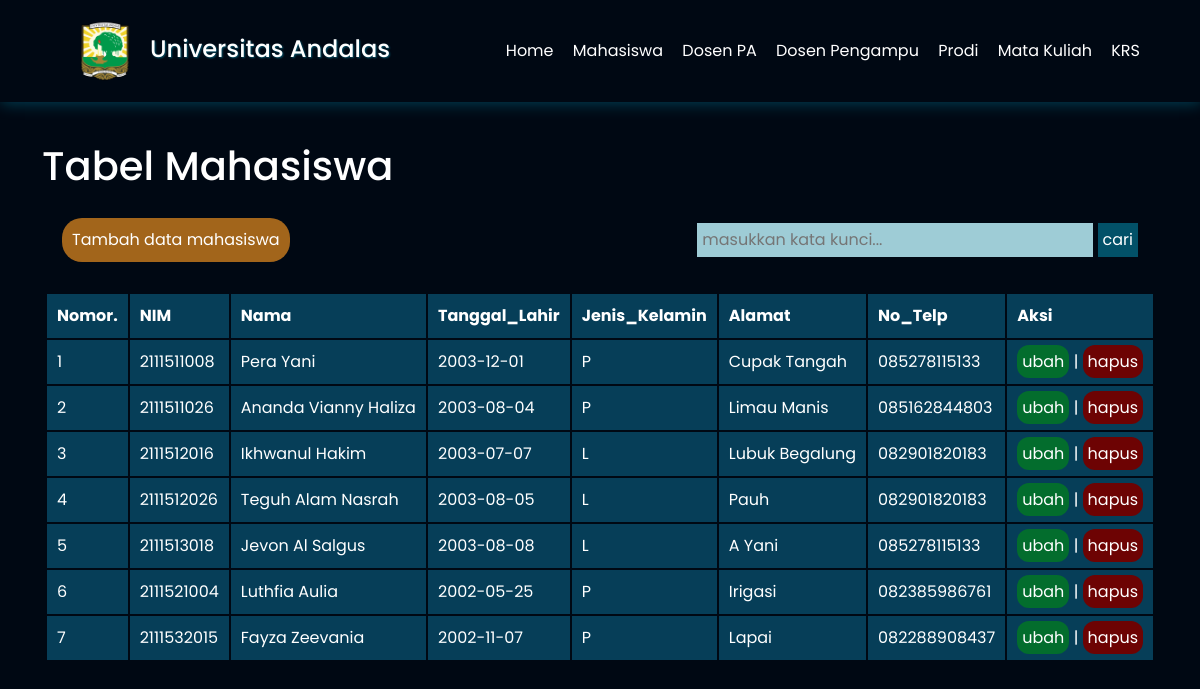
Page /tabMahasiswa/mahasiswa.php on the committed database.
### tables this page shows
CREATE TABLE `mahasiswa` (
  `NIM` char(10) NOT NULL,
  `Nama` varchar(25) DEFAULT NULL,
  `Tanggal_Lahir` date DEFAULT NULL,
  `Jenis_Kelamin` char(1) DEFAULT NULL,
  `Alamat` varchar(50) DEFAULT NULL,
  `No_Telp` char(15) DEFAULT NULL
);

### function.php (called while the page is built, shortened)
<?php
$conn = mysqli_connect("localhost", "root", "", "rencanastudijuga");
function query($query)
{
    global $conn;
    $result = mysqli_query($conn, $query);
    $rows = [];
    while ($row = mysqli_fetch_assoc($result)) {
        $rows[] = $row;
    }
    return $rows;
}
?>

### tabMahasiswa/mahasiswa.php (the view, shortened to what this page needs)
<?php
require '../function.php';
$mahasiswa = query("SELECT * FROM mahasiswa");
?>
<!DOCTYPE html>
<html lang="en">
<head>
    <link href="https://cdn.jsdelivr.net/npm/bootstrap@5.3.0/dist/css/bootstrap.min.css" rel="stylesheet"
 />
    <link href="https://unpkg.com/boxicons@2.1.4/css/boxicons.min.css" rel="stylesheet" />
    <link rel="stylesheet" href="tabMahasiswa.css" />
</head>
<body>
    <nav class="navbar">
        <div class="navbarKiri">
            <img src="../img/unand.png" alt="gambarUnand" />
            <p>Universitas Andalas</p>
        </div>
        <div class="navbarKanan">
            <a href="../home.php">Home</a>
            <a href="mahasiswa.php">Mahasiswa</a>
            <a href="../dosenPA/Dosen_PA.php">Dosen PA</a>
            <a href="../dosen/dosen.php">Dosen Pengampu</a>
            <a href="../prodi/prodi.php">Prodi</a>
            <a href="../mataKuliah/mataKuliah.php">Mata Kuliah</a>
            <a href="../krs/krs.php">KRS</a>
        </div>
    </nav>
    <div class="container">
        <h1>Tabel Mahasiswa</h1>
        <div class="tambahCari">
            <a href="tambahMahasiswa.php">Tambah data mahasiswa</a>
            <form action="" method="post">
                <input type="text" name="keyword" size="25" placeholder="masukkan kata kunci...">
                <button type="submit" name="cari">cari</button>
            </form>
        </div>
        <table cellspacing="0">
            <tr>
                <th>Nomor.</th>
                <th>NIM</th>
                <th>Nama</th>
                <th>Tanggal_Lahir</th>
                <th>Jenis_Kelamin</th>
                <th>Alamat</th>
                <th>No_Telp</th>
                <th>Aksi</th>
            </tr>
            <?php $i = 1 ?>
            <?php foreach ($mahasiswa as $row): ?>
                <tr>
                    <td>
                        <?= $i ?>
                    </td>
                    <td>
                        <?= $row["NIM"] ?>
                    </td>
                    <td>
                        <?= $row["Nama"] ?>
                    </td>
                    <td>
                        <?= $row["Tanggal_Lahir"] ?>
                    </td>
                    <td>
                        <?= $row["Jenis_Kelamin"] ?>
                    </td>
                    <td>
                        <?= $row["Alamat"] ?>
                    </td>
                    <td>
                        <?= $row["No_Telp"] ?>
                    </td>
                    <td>
                        <a class="ubah" href="ubahMhs.php?NIM=<?= $row["NIM"] ?>">ubah</a> |
                        <a class="hapus" href="hapusMahasiswa.php?NIM=<?= $row["NIM"] ?>">hapus</a>
                    </td>
                </tr>
                <?php $i++ ?>
            <?php endforeach; ?>
        </table>
    </div>
</body>
</html>

### tabMahasiswa/tabMahasiswa.css (style rules this page uses)
* { margin: 0; padding: 0; box-sizing: border-box; outline: none; border: none; text-decoration: none; }
body { font-family: 'Poppins', sans-serif; background-color: #000813; color: white; }
:root { --one: #001C30; --two: #176B87; --three: #64CCC5; --four: #DAFFFB; --oren: #d7a464; }
.navbar { display: flex; padding: 17px 5%; color: white; box-shadow: 1px 1px 15px rgba(0, 204, 250, 0.3); }
.navbar .navbarKiri { display: flex; align-items: center; font-weight: 500; font-size: 1.5rem; }
.navbar .navbarKiri img { width: 90px; }
.navbar .navbarKiri p { margin-top: 13px; text-shadow: 1px 1px 2px #07d2ff5c; }
.navbarKanan a { display: inline-block; color: white; text-decoration: none; margin-left: 15px; cursor: pointer; }
table, th, td { border: 1px solid #000813; border-collapse: separate; }
th, td { background-color: #063e58; padding: 10px; }
.container { margin-top: 40px; }
.container table { margin: auto; }
.container .tambahCari { padding: 20px; display: flex; justify-content: space-between; align-items: center; padding-bottom: 30px; }
.container .tambahCari a { text-decoration: none; padding: 10px; background-color: #a2651b; color: white; border-radius: 20px; }
.container .tambahCari form input { padding: 5px; background-color: #9eccd6; }
.container .tambahCari form button { padding: 5px; color: white; background-color: #07d2ff5c; }
.container table tr td .ubah { background-color: #036d2d; padding: 5px; text-decoration: none; border-radius: 12px; color: white; }
.container table tr td .hapus { background-color: #6d0303; padding: 5px; text-decoration: none; border-radius: 12px; color: white; }

### rows in the picture
mahasiswa: NIM "2111511008", Nama "Pera Yani", Tanggal_Lahir "2003-12-01", Jenis_Kelamin "P", Alamat "Cupak Tangah", No_Telp "085278115133"
mahasiswa: NIM "2111511026", Nama "Ananda Vianny Haliza", Tanggal_Lahir "2003-08-04", Jenis_Kelamin "P", Alamat "Limau Manis", No_Telp "085162844803"
mahasiswa: NIM "2111512016", Nama "Ikhwanul Hakim", Tanggal_Lahir "2003-07-07", Jenis_Kelamin "L", Alamat "Lubuk Begalung", No_Telp "082901820183"
mahasiswa: NIM "2111512026", Nama "Teguh Alam Nasrah", Tanggal_Lahir "2003-08-05", Jenis_Kelamin "L", Alamat "Pauh", No_Telp "082901820183"
mahasiswa: NIM "2111513018", Nama "Jevon Al Salgus", Tanggal_Lahir "2003-08-08", Jenis_Kelamin "L", Alamat "A Yani", No_Telp "085278115133"
mahasiswa: NIM "2111521004", Nama "Luthfia Aulia", Tanggal_Lahir "2002-05-25", Jenis_Kelamin "P", Alamat "Irigasi", No_Telp "082385986761"
mahasiswa: NIM "2111532015", Nama "Fayza Zeevania", Tanggal_Lahir "2002-11-07", Jenis_Kelamin "P", Alamat "Lapai", No_Telp "082288908437"
